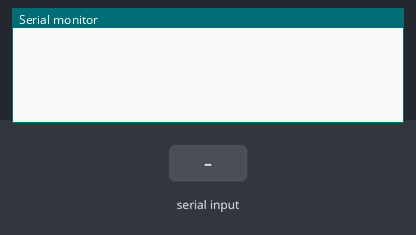
This sketch was run on a simulated Arduino Uno, built with avr-gcc and run on an emulated ATmega328P. Shown: the last lines printed to the serial monitor. Inputs (shaded band) come from the test bench.

Above: at 1.2 s.
1.3 s: "90,45\n" received over the second serial link
At 2.1 s:
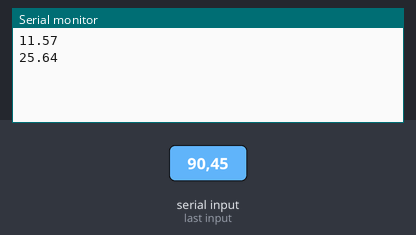
2.8 s: "30,150\n" received over the second serial link
At 4.5 s:
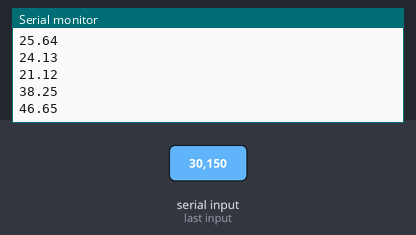
Timing chart, 0 to 6.0 s (numbered marks = the images above; inputs shaded):
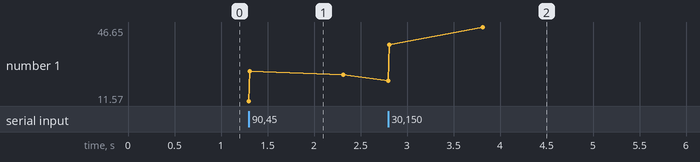

The sketch:

Plant_filterdigital.ino
```cpp
// William J.T.R.S 13219007
// Gregory K.M 13219035

// Plant motor DC
// Menggunakan filter digital
// Library SoftwareSerial : https://docs.arduino.cc/learn/built-in-libraries/software-serial
// https://elektrologi.iptek.web.id/membuat-filter-digital-dari-fungsi-transfer-dengan-transformasi-bilinear/
// https://randomnerdtutorials.com/arduino-eeprom-explained-remember-last-led-state/

#include <SoftwareSerial.h>

const byte rxPin = 7;
const byte txPin = 8;

SoftwareSerial sSerial(rxPin,txPin);

float input_motor = 0;    // input ke plant motor x[n]
float output_motor = 0;   // output dari plant motor jadi feedback y[n]
float input_motor1 = 0;   // input ke plant motor sebelumnya x[n-1]
float output_motor1 = 0;  // output dari plant motor sebelumnya y[n-1]

void setup() {
  // put your setup code here, to run once:
  Serial.begin(9600);

  sSerial.begin(9600);
}

void loop() {
  // put your main code here, to run repeatedly:
  if(sSerial.available() > 0){
    input_motor = sSerial.parseFloat();

    // coba make rumus web elektrologi
    // y(n)=0.0476 x(n) + 0.0476 x(n-1) + 0.9048 y(n-1)
    output_motor = 0.1286 * input_motor + 0.1286 * input_motor1 + 0.7153 * output_motor1;

    Serial.println(output_motor);
    sSerial.println(output_motor);

    // Loop selanjutnya
    output_motor1 = output_motor;
    input_motor1 = input_motor;

  }
}
```

Measured:
- after the input at 1.3 s, the serial monitor: prints a new line at once (image 1)
- after the input at 2.8 s, the serial monitor: prints a new line at once (image 2)
- plotted number 1: 24.13 → 46.65 after the input at 2.8 s
